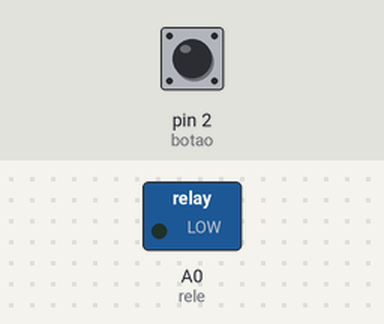
This program was run on a simulated Arduino Uno, built with avr-gcc and run on an emulated ATmega328P. Shown: switched loads named in the program (green lamp = pin HIGH). The test bench sets the inputs (shaded band); at power-on: pin 2 (botao) HIGH.

Above: at 2.5 s.
At 7.5 s:
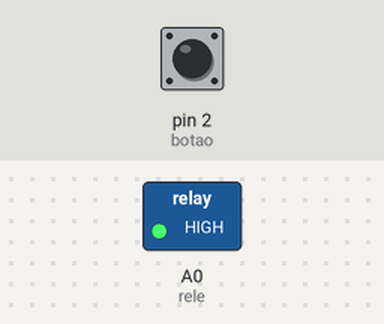
Timing chart, 0 to 13.0 s (numbered marks = the images above):
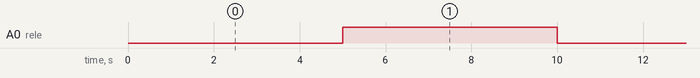

Measured:
- by itself, A0 (rele): alternates HIGH for 5.0 s and LOW for 5.0 s

The program:

main.cpp
```cpp
#include <Arduino.h>
// DEFININDO VARIAVEIS E PINOS
int rele = A0;      // Pino do relé
int botao = 2;      // Pino do botão
unsigned long tempoAnterior = 0;
int intervalo = 3000;
// CONF. VARIAVEIS DE ENTRADA E SAIDA
void setup() {
  pinMode(rele, OUTPUT);
  pinMode(botao, INPUT_PULLUP);  // Botão entre pino 2 e GND
  digitalWrite(rele, LOW);       // Relé começa desligado
}
// CONFIG. ACOES
void loop() {
  if (digitalRead(botao) == LOW) {
    intervalo = 2000;   // Pisca rápido enquanto o botão é pressionado
  } else {
    intervalo = 5000;  // Pisca devagar quando o botão está solto
  }

  unsigned long tempoAtual = millis();

  if (tempoAtual - tempoAnterior >= intervalo) {
    tempoAnterior = tempoAtual;
    digitalWrite(rele, !digitalRead(rele)); // Alterna o estado do relé
  }
}
```
